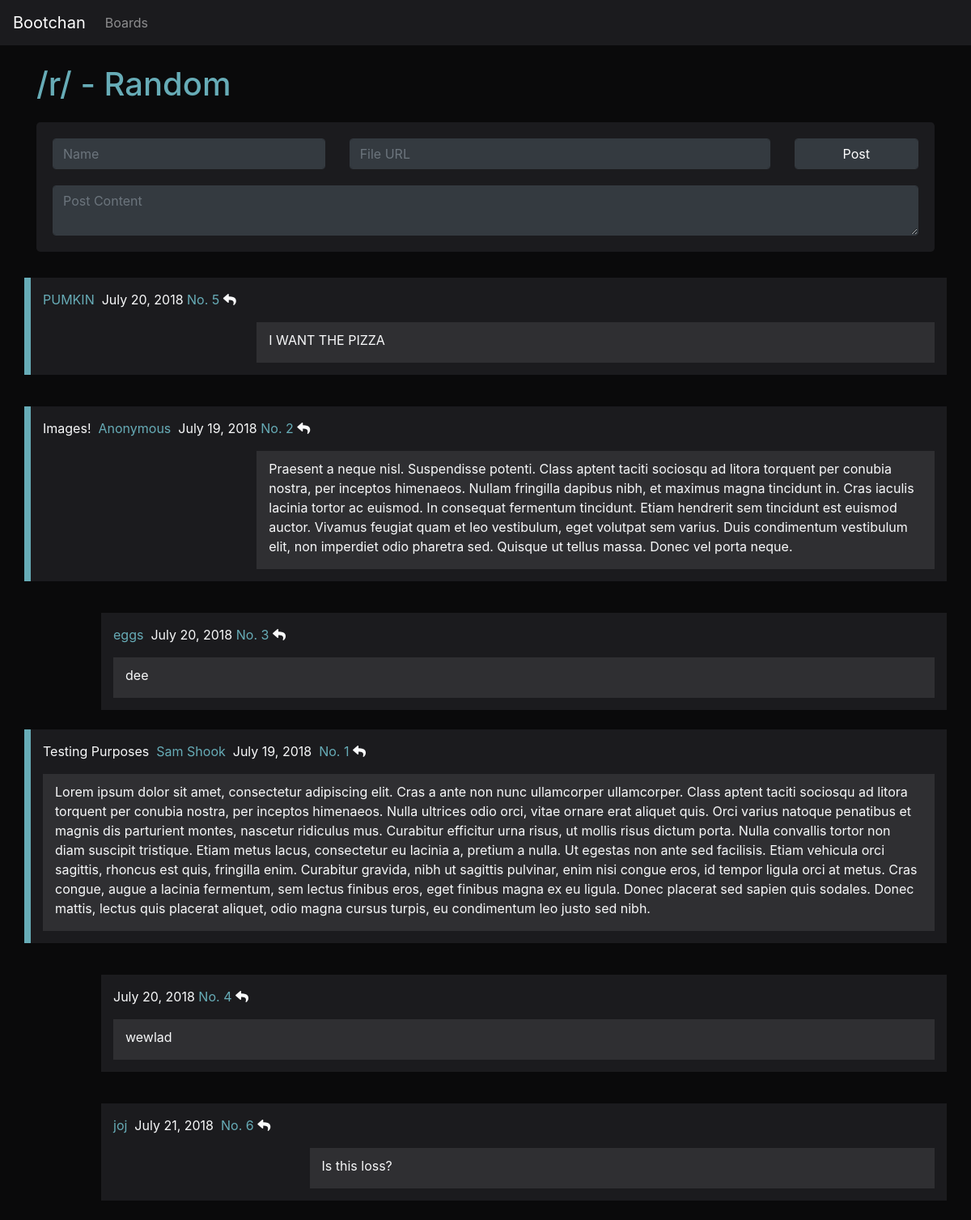
The app's page /boards/r/ with its own data.
### main/models.py (models this page shows)
class Board(models.Model):
    boardtopic = models.CharField(max_length=32)
    boardposts = models.PositiveIntegerField()
    boardname = models.CharField(max_length=8)

class Post(models.Model):
    postid = models.PositiveIntegerField()
    postcontent = models.CharField(max_length=1024)
    postimg = models.URLField(blank=True)
    postauthor = models.CharField(max_length=16, default="Anonymous")
    posttitle = models.CharField(max_length=32, blank=True)
    posttime = models.DateField(default=datetime.date.today, blank=True)
    postboard = models.CharField(default="r", max_length=32)
    postparent = models.PositiveIntegerField(default=0)

### main/views.py (the view, shortened to what this page needs)
# urls.py: path('boards/<str:board>/', views.boards),
def boards(request, board="r"):
    posts = models.Post.objects.filter(postboard=board).order_by("-postid")[:100]
    replies = []
    for o in posts:
        temp = tuple(models.Post.objects.filter(postparent=o.postid))
        for x in temp:
            replies.append(x)
    boardscontext = {"posts":posts, "board":board, "boardtopic":models.Board.objects.get(boardname=board).boardtopic, "replies":replies}
    models.Board.objects.get(boardname=board).boardposts = len(models.Post.objects.filter(postboard=board))
    models.Board.objects.get(boardname=board).save()
    return render(request, "board.html", boardscontext)

### main/templates/board.html (shortened to what this page needs)
<!DOCTYPE html>
<html lang="en" dir="ltr">
<head>
  <link rel="stylesheet" href="https://stackpath.bootstrapcdn.com/bootstrap/4.1.1/css/bootstrap.min.css">
  <link rel="stylesheet" href="https://use.fontawesome.com/releases/v5.1.1/css/all.css">
</head>
<body style="background-color: #0a0a0b;">
  <nav class="navbar navbar-expand-md navbar-dark" style="background-color:#1b1b1e">
    <a href="/" class="navbar-brand">Bootchan</a>
    <ul class="navbar-nav">
      <li class="nav-item"><a class="nav-link" href="#">Boards</a></li>
    </ul>
  </nav>
  <br>
  <div class="container">
    <h1 style="color:#67acb7; padding-bottom: 15px">/{{ board }}/ - {{ boardtopic }}</h1>
    <div class="jumbotron text-light" style="padding:20px; background-color:#1b1b1e">
      <form class="" action="" method="post">{% csrf_token %}
        <div class="row" style="">
          <div class="col-sm-4">
            <input type="text" name="username" value="" class="form-control bg-dark text-light btn-outline-dark" placeholder="Name">
          </div>
          <div class="col-sm-6">
            <input type="text" name="userimage" value="" class="form-control bg-dark text-light btn-outline-dark" placeholder="File URL">
          </div>
          <div class="col-sm-2">
            <input type="submit" name="submit-post" class="form-control btn-dark" value="Post">
          </div>
        </div>
        <div class="row" style="margin-top:1.25rem">
          <div class="col-sm-12">
            <textarea name="usertext" value="" class="form-control bg-dark text-light btn-outline-dark" placeholder="Post Content"></textarea>
          </div>
        </div>
      </form>
    </div>
  </div>
  {% for post in posts %}
    {% if not post.postparent %}
      {% if post.postimg %}
  <div class="container" id="body{{post.postid}}" style="background-color:#1b1b1e; border-left: 0.5rem solid #67acb7; margin-top: 15px">
    <div class="metatext text-light">
      <p style="padding-top: 15px;">{% if post.posttitle %}{{ post.posttitle }}&nbsp;{% endif %}{% if post.postauthor %}
        <span style="color: #67acb7">{{post.postauthor}}</span>&nbsp;&nbsp;{% endif %}{{post.posttime}}&nbsp;<a style="color:#67acb7" title="Reply" href="reply/{{ post.postid }}/">No. {{ post.postid }}</a> <i class="fas fa-reply" onclick="quickReply('body{{post.postid}}')"></i></p>
    </div>
    <div class="row text-light" style="padding-bottom: 15px; padding-right: 15px;">
      <div class="col-sm-3">
      </div>
      <div class="col-sm-9 flex-container" style="display: flex; align-items: top; background-color: #2f2f32">
        <p style="margin-top: 10px"> {{ post.postcontent }} </p>
      </div>
    </div>
  </div>
  <br>
    {% else %}
  <div class="container" id="body{{post.postid}}" style="background-color:#1b1b1e; border-left: 0.5rem solid #67acb7;">
    <div class="metatext text-light">
      <p style="padding-top: 15px;">{% if post.posttitle %}{{ post.posttitle }}&nbsp;{% endif %}{% if post.postauthor %}
        <span style="color: #67acb7">{{post.postauthor}}</span>&nbsp;&nbsp;{% endif %}{{post.posttime}}&nbsp;<a style="color:#67acb7" title="Reply" href="reply/{{ post.postid }}/">  No. {{ post.postid }} </a><i class="fas fa-reply" onclick="quickReply('body{{post.postid}}')"></i></p>
    </div>
    <div class="row text-light" style="padding-left: 15px; padding-bottom: 15px; padding-right: 15px;">
      <div class="col-sm-12 flex-container" style="display: flex; align-items: top; background-color: #2f2f32">
        <p style="margin-top: 10px"> {{ post.postcontent }} </p>
      </div>
    </div>
  </div>
  <br>
    {% endif %}
  {% endif %}
    {% for reply in replies %}
      {% if reply.postparent == post.postid %}
        {% if reply.postimg %}
        <div class="container">
          <div class="row">
            <div class="col-sm-1"></div>
            <div class="col-sm-11" id="body{{reply.postid}}" style="background-color:#1b1b1e;  margin-top: 15px">
              <div class="metatext text-light">
                <p style="padding-top: 15px;">{% if reply.posttitle %}{{ reply.posttitle }}&nbsp;{% endif %}{% if reply.postauthor %}
                  <span style="color: #67acb7">{{reply.postauthor}}</span>&nbsp;&nbsp;{% endif %}{{reply.posttime}}&nbsp;<a style="color:#67acb7" title="Reply" href="">  No. {{ reply.postid }} </a><i class="fas fa-reply" onclick="quickReply('body{{reply.postid}}')"></i></p>
              </div>
              <div class="row text-light" style="padding-bottom: 15px; padding-right: 15px;">
                <div class="col-sm-3">
                </div>
                <div class="col-sm-9" style="display: flex; align-items: top; background-color: #2f2f32">
                  <p style="margin-top: 10px"> {{ reply.postcontent }} </p>
                </div>
              </div>
            </div>
          </div>
        </div>
        <br>
        {% else %}
        <div class="container">
          <div class="row">
            <div class="col-sm-1"></div>
            <div class="col-sm-11" id="body{{reply.postid}}" style="background-color:#1b1b1e; margin-top: 15px">
              <div class="metatext text-light">
                <p style="padding-top: 15px;">{% if reply.posttitle %}{{ reply.posttitle }}&nbsp;{% endif %}{% if reply.postauthor %}
                  <span style="color: #67acb7">{{reply.postauthor}}</span>&nbsp;&nbsp;{% endif %}{{reply.posttime}}&nbsp;<a style="color:#67acb7" title="Reply" href="">No. {{ reply.postid }} </a><i class="fas fa-reply" onclick="quickReply('body{{reply.postid}}')"></i></p>
              </div>
              <div class="row text-light" style="padding-left: 15px; padding-bottom: 15px; padding-right: 15px;">
                <div class="col-sm-12" style="display: flex; align-items: top; background-color: #2f2f32">
                  <p style="margin-top: 10px"> {{ reply.postcontent }} </p>
                </div>
              </div>
            </div>
          </div>
        </div>
        <br>
        {% endif %}
      {% endif %}
    {% endfor %}
  {% endfor %}
</body>
</html>

### records on screen
Board: boardtopic "Random"
Post: postauthor "PUMKIN", posttime "July 20, 2018", postid "5", postcontent "I WANT THE PIZZA"
Post: posttitle "Images!", postauthor "Anonymous", posttime "July 19, 2018", postid "2", postcontent "Praesent a neque nisl. Suspendisse potenti. Class aptent taciti sociosqu ad litora torquent per conubia nostra, per inceptos himenaeos. Nullam fringilla dapibus nibh, et maximus magna tincidunt in. Cras iaculis lacinia tortor ac euismod. In consequat fermentum tincidunt. Etiam hendrerit sem tincidunt est euismod auctor. Vivamus feugiat quam et leo vestibulum, eget volutpat sem varius. Duis condimentum vestibulum elit, non imperdiet odio pharetra sed. Quisque ut tellus massa. Donec vel porta neque."
Post: postauthor "eggs", posttime "July 20, 2018", postid "3", postcontent "dee"
Post: posttitle "Testing Purposes", postauthor "Sam Shook", posttime "July 19, 2018", postid "1", postcontent "Lorem ipsum dolor sit amet, consectetur adipiscing elit. Cras a ante non nunc ullamcorper ullamcorper. Class aptent taciti sociosqu ad litora torquent per conubia nostra, per inceptos himenaeos. Nulla ultrices odio orci, vitae ornare erat aliquet quis. Orci varius natoque penatibus et magnis dis parturient montes, nascetur ridiculus mus. Curabitur efficitur urna risus, ut mollis risus dictum porta. Nulla convallis tortor non diam suscipit tristique. Etiam metus lacus, consectetur eu lacinia a, pretium a nulla. Ut egestas non ante sed facilisis. Etiam vehicula orci sagittis, rhoncus est quis, fringilla enim. Curabitur gravida, nibh ut sagittis pulvinar, enim nisi congue eros, id tempor…"
Post: posttime "July 20, 2018", postid "4", postcontent "wewlad"
Post: postauthor "joj", posttime "July 21, 2018", postid "6", postcontent "Is this loss?"

### other values on screen
{{ board }} "r"
